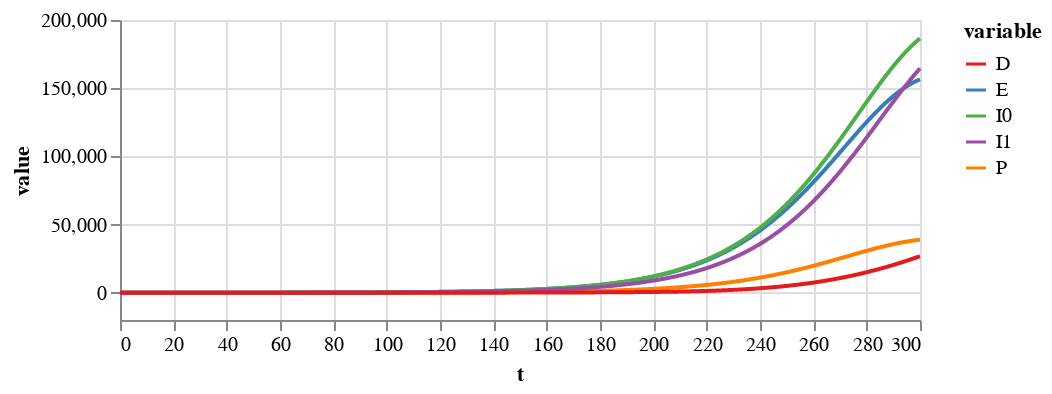

Notebook code for this chart:
### Code cell
alt.Chart(plot_values, height=150).mark_line().encode(
    x='t',
    y='value',
    color=alt.Color('variable', scale=alt.Scale(scheme="set1"))
).properties(
)

### Figure 1 — Vega-Lite specification as saved in the notebook (floating-point values rounded to 4 significant figures; data arrays with more than 128 entries replaced by an {"elided": "..."} marker saying what was removed)
{"$schema": "https://vega.github.io/schema/vega-lite/v3.4.0.json", "config": {"mark": {"tooltip": null}, "view": {"height": 300, "width": 400}}, "data": {"name": "data-16cc2138ca2d87d6d33c4f0be2486d63"}, "datasets": {"data-16cc2138ca2d87d6d33c4f0be2486d63": {"elided": "10000 records"}}, "encoding": {"color": {"field": "variable", "scale": {"scheme": "set1"}, "type": "nominal"}, "x": {"field": "t", "type": "quantitative"}, "y": {"field": "value", "type": "quantitative"}}, "height": 150, "mark": "line"}
